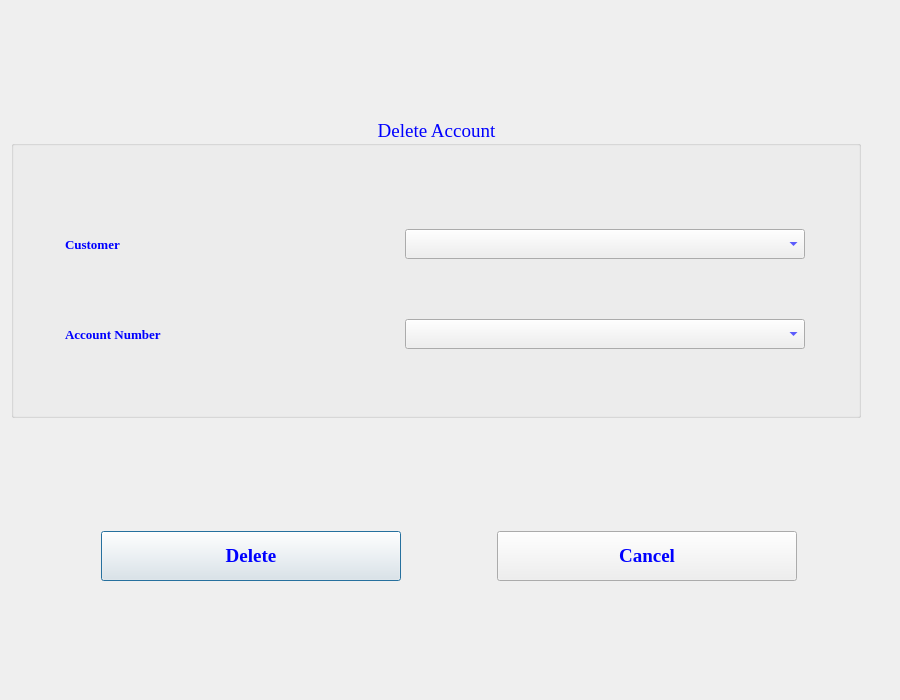
<?xml version="1.0" encoding="UTF-8"?>
<ui version="4.0">
 <class>accountdelete</class>
 <widget class="QDialog" name="accountdelete">
  <property name="geometry">
   <rect>
    <x>0</x>
    <y>0</y>
    <width>900</width>
    <height>700</height>
   </rect>
  </property>
  <property name="minimumSize">
   <size>
    <width>900</width>
    <height>700</height>
   </size>
  </property>
  <property name="maximumSize">
   <size>
    <width>900</width>
    <height>700</height>
   </size>
  </property>
  <property name="windowTitle">
   <string>Delete Account</string>
  </property>
  <layout class="QVBoxLayout" name="verticalLayout">
   <item>
    <widget class="QGroupBox" name="groupBox">
     <property name="minimumSize">
      <size>
       <width>850</width>
       <height>300</height>
      </size>
     </property>
     <property name="maximumSize">
      <size>
       <width>850</width>
       <height>300</height>
      </size>
     </property>
     <property name="font">
      <font>
       <family>Times New Roman</family>
       <pointsize>14</pointsize>
      </font>
     </property>
     <property name="styleSheet">
      <string notr="true">color:blue</string>
     </property>
     <property name="title">
      <string>Delete Account</string>
     </property>
     <property name="alignment">
      <set>Qt::AlignCenter</set>
     </property>
     <widget class="QWidget" name="layoutWidget">
      <property name="geometry">
       <rect>
        <x>20</x>
        <y>100</y>
        <width>808</width>
        <height>52</height>
       </rect>
      </property>
      <layout class="QHBoxLayout" name="horizontalLayout">
       <item>
        <widget class="QLabel" name="label">
         <property name="minimumSize">
          <size>
           <width>300</width>
           <height>50</height>
          </size>
         </property>
         <property name="maximumSize">
          <size>
           <width>300</width>
           <height>50</height>
          </size>
         </property>
         <property name="font">
          <font>
           <family>Times New Roman</family>
           <pointsize>10</pointsize>
           <weight>75</weight>
           <bold>true</bold>
          </font>
         </property>
         <property name="text">
          <string>Customer</string>
         </property>
        </widget>
       </item>
       <item>
        <widget class="QComboBox" name="customercomboBox">
         <property name="minimumSize">
          <size>
           <width>400</width>
           <height>30</height>
          </size>
         </property>
         <property name="maximumSize">
          <size>
           <width>400</width>
           <height>30</height>
          </size>
         </property>
         <property name="font">
          <font>
           <family>Times New Roman</family>
          </font>
         </property>
        </widget>
       </item>
      </layout>
     </widget>
     <widget class="QWidget" name="layoutWidget">
      <property name="geometry">
       <rect>
        <x>20</x>
        <y>190</y>
        <width>808</width>
        <height>52</height>
       </rect>
      </property>
      <layout class="QHBoxLayout" name="horizontalLayout_2">
       <item>
        <widget class="QLabel" name="label_2">
         <property name="minimumSize">
          <size>
           <width>300</width>
           <height>50</height>
          </size>
         </property>
         <property name="maximumSize">
          <size>
           <width>300</width>
           <height>50</height>
          </size>
         </property>
         <property name="font">
          <font>
           <family>Times New Roman</family>
           <pointsize>10</pointsize>
           <weight>75</weight>
           <bold>true</bold>
          </font>
         </property>
         <property name="text">
          <string>Account Number</string>
         </property>
        </widget>
       </item>
       <item>
        <widget class="QComboBox" name="accountcomboBox">
         <property name="minimumSize">
          <size>
           <width>400</width>
           <height>30</height>
          </size>
         </property>
         <property name="maximumSize">
          <size>
           <width>400</width>
           <height>30</height>
          </size>
         </property>
         <property name="font">
          <font>
           <family>Times New Roman</family>
           <pointsize>8</pointsize>
          </font>
         </property>
        </widget>
       </item>
      </layout>
     </widget>
    </widget>
   </item>
   <item>
    <layout class="QHBoxLayout" name="horizontalLayout_3">
     <item>
      <widget class="QPushButton" name="deleteButton">
       <property name="minimumSize">
        <size>
         <width>300</width>
         <height>50</height>
        </size>
       </property>
       <property name="maximumSize">
        <size>
         <width>300</width>
         <height>50</height>
        </size>
       </property>
       <property name="font">
        <font>
         <family>Times New Roman</family>
         <pointsize>14</pointsize>
         <weight>75</weight>
         <bold>true</bold>
        </font>
       </property>
       <property name="styleSheet">
        <string notr="true">color:blue</string>
       </property>
       <property name="text">
        <string>Delete</string>
       </property>
      </widget>
     </item>
     <item>
      <widget class="QPushButton" name="cancelButton">
       <property name="minimumSize">
        <size>
         <width>300</width>
         <height>50</height>
        </size>
       </property>
       <property name="maximumSize">
        <size>
         <width>300</width>
         <height>50</height>
        </size>
       </property>
       <property name="font">
        <font>
         <family>Times New Roman</family>
         <pointsize>14</pointsize>
         <weight>75</weight>
         <bold>true</bold>
        </font>
       </property>
       <property name="styleSheet">
        <string notr="true">color:blue</string>
       </property>
       <property name="text">
        <string>Cancel</string>
       </property>
      </widget>
     </item>
    </layout>
   </item>
  </layout>
 </widget>
 <resources/>
 <connections/>
</ui>
